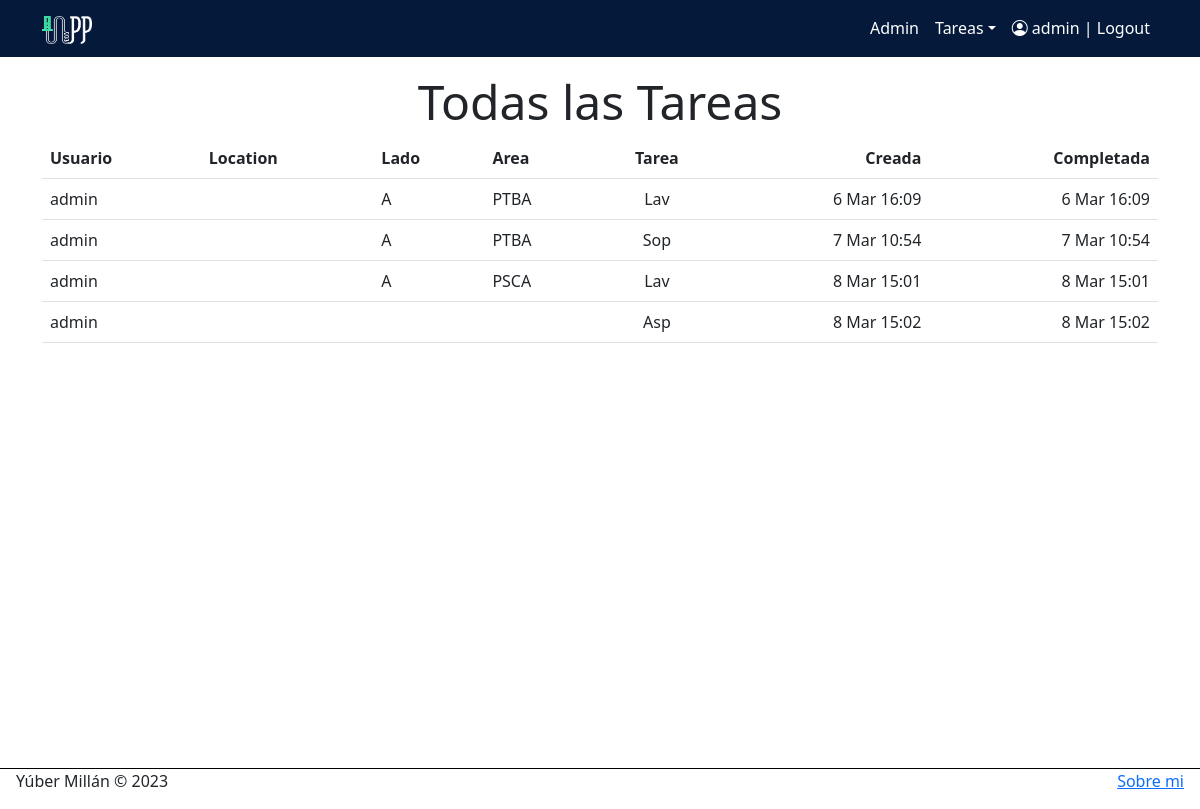
The app's page /all_tasks/ (signed in), older data.
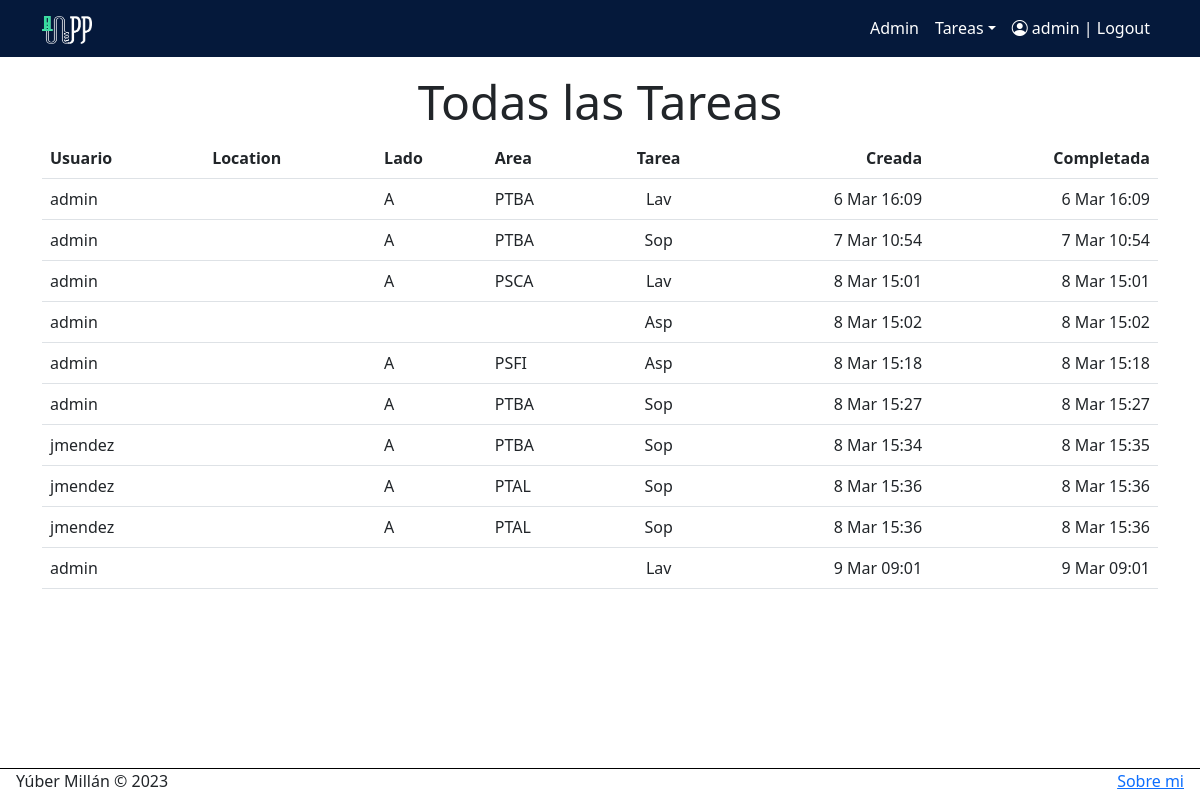
The same page, newer data.
### tasks/models.py (models this page shows, shortened)
class Task(models.Model):
    galpon = models.IntegerField(default=1)
    user = models.ForeignKey(User, on_delete=models.CASCADE)
    location = models.CharField(choices=UBICACION, max_length=3)
    zona = models.CharField(choices=ZONAS, max_length=1, blank=True)
    area = models.CharField(choices=AREA, max_length=4, blank=True)
    tarea = models.CharField(choices=TASK, max_length=3, default=None)
    created = models.DateTimeField(auto_now_add=True)
    datecompleted = models.DateTimeField(null=True, blank=True)

### tasks/views.py (the view)
# urls.py: path('all_tasks/', views.all_tasks, name='all_tasks'),
@login_required
def all_tasks(request):
    tasks = Task.objects.all()
    return render(request, 'all_tasks.html', {"tasks": tasks})

### tasks/templates/all_tasks.html (shortened to what this page needs)
{% extends 'base.html' %} {% block content %}
<h1 class="display-5 text-center">Todas las Tareas</h1>
    <table class="table">
        <thead>
            <tr>
                <th scope="col">Usuario</th>
                <th scope="col">Location</th>
                <th scope="col">Lado</th>
                <th scope="col">Area</th>
                <th scope="col" style="text-align:center;">Tarea</th>
                <th scope="col" style="text-align:right;">Creada</th>
                <th scope="col" style="text-align:right;">Completada</th>
            </tr>
        </thead>
        {% for task in tasks %}
        <tbody>
            <tr>
                <td style="max-width: 200px;">{{task.user}} </a></td>
                <td style="max-width: 200px;">{{task.modulo}} </a></td>
                <td style="max-width: 200px;">{{task.zona}} </a></td>
                <td style="max-width: 200px;">{{task.area}} </a></td>
                <td style="max-width: 200px; text-align:center;">{{task.tarea}} </a></td>
                <td style="max-width: 200px; text-align:right;">{{task.created|date:'j M H:i'}}</a></td>
                <td style="max-width: 200px; text-align:right;">{{task.datecompleted|date:'j M H:i'}}</a></td>
            </tr>
        </tbody>
        {% endfor %}
    </table>
    {% endblock %}

Row changes from the older to the newer data that the page shows:
added Task: user "admin", zona "A", area "PSFI", tarea "Asp", created "8 Mar 15:18", datecompleted "8 Mar 15:18"
added Task: user "admin", zona "A", area "PTBA", tarea "Sop", created "8 Mar 15:27", datecompleted "8 Mar 15:27"
added Task: user "jmendez", zona "A", area "PTBA", tarea "Sop", created "8 Mar 15:34", datecompleted "8 Mar 15:35"
added Task: user "jmendez", zona "A", area "PTAL", tarea "Sop", created "8 Mar 15:36", datecompleted "8 Mar 15:36"
added Task: user "jmendez", zona "A", area "PTAL", tarea "Sop", created "8 Mar 15:36", datecompleted "8 Mar 15:36"
added Task: user "admin", tarea "Lav", created "9 Mar 09:01", datecompleted "9 Mar 09:01"
